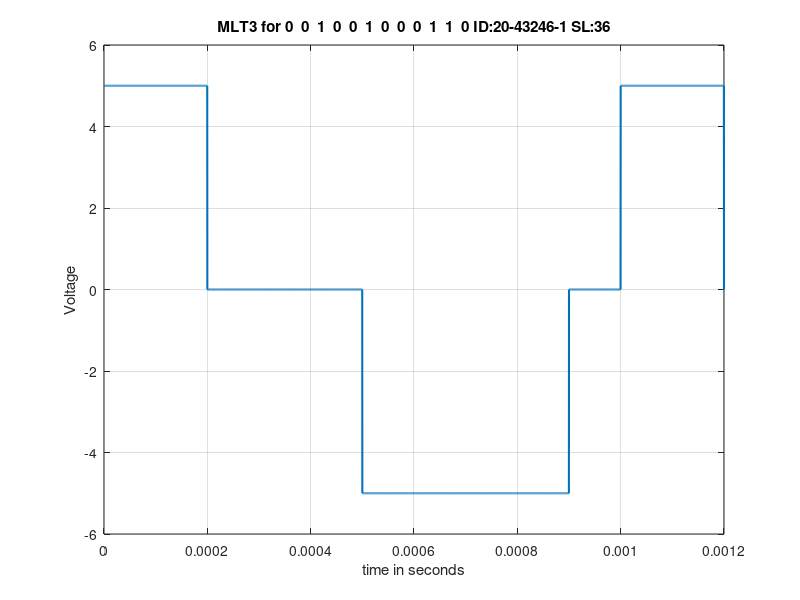

Here is the MATLAB script that generated this plot:
clc
clear all;
close all;

bit_stream = [0 0 1 0 0 1 0 0 0 1 1 0];
no_bits = length(bit_stream);
bit_rate = 10000; % 10 kbps
pulse_per_bit = 1;
pulse_duration = 1/((pulse_per_bit)*(bit_rate)); 
no_pulses = no_bits*pulse_per_bit; 
samples_per_pulse = 500;
fs = (samples_per_pulse)/(pulse_duration);
t = 0:1/fs:(no_pulses)*(pulse_duration); 
no_samples = length(t);
dig_sig = zeros(1,no_samples);
max_voltage = 5;
min_voltage = -5;
laststate=1;
insidezero=0;
for i = 1:no_bits
if bit_stream(i) == 1
if(laststate==-1)
dig_sig(((i-1)*(samples_per_pulse)+1):i*(samples_per_pulse)) = zeros(1,samples_per_pulse);
laststate=0;
insidezero=-1;
elseif(laststate==1)
dig_sig(((i-1)*(samples_per_pulse)+1):i*(samples_per_pulse)) = zeros(1,samples_per_pulse);
laststate=0;
insidezero=1;
elseif(laststate==0)
if(insidezero==-1)
dig_sig(((i-1)*(samples_per_pulse)+1):i*(samples_per_pulse)) = max_voltage* ones(1,samples_per_pulse); laststate=1;
else
dig_sig(((i-1)*(samples_per_pulse)+1):i*(samples_per_pulse)) = min_voltage* ones(1,samples_per_pulse); laststate=-1;
end
end
else
if(laststate==-1)
dig_sig(((i-1)*(samples_per_pulse)+1):i*(samples_per_pulse)) = min_voltage*ones(1,samples_per_pulse);
elseif(laststate==1)
dig_sig(((i-1)*(samples_per_pulse)+1):i*(samples_per_pulse)) = max_voltage*ones(1,samples_per_pulse); else
dig_sig(((i-1)*(samples_per_pulse)+1):i*(samples_per_pulse)) = zeros(1,samples_per_pulse);
end
end
end
plot(t,dig_sig,'linewidth',1.5)
grid on
xlabel('time in seconds')
ylabel('Voltage')
ylim([(min_voltage - (max_voltage)*0.2)
(max_voltage+max_voltage*0.2)])
title(['MLT3 for ',num2str(bit_stream),' ID:20-43246-1 SL:36'])